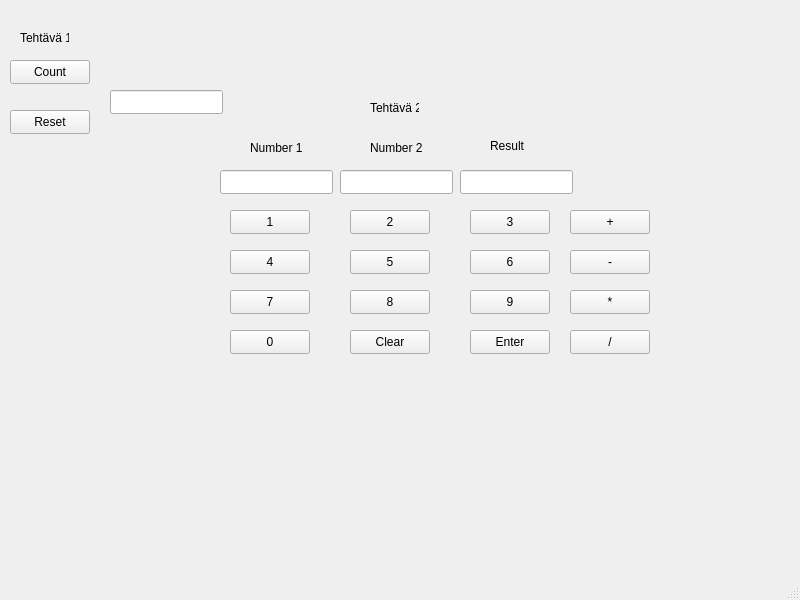
<?xml version="1.0" encoding="UTF-8"?>
<ui version="4.0">
 <class>MainWindow</class>
 <widget class="QMainWindow" name="MainWindow">
  <property name="geometry">
   <rect>
    <x>0</x>
    <y>0</y>
    <width>800</width>
    <height>600</height>
   </rect>
  </property>
  <property name="windowTitle">
   <string>MainWindow</string>
  </property>
  <widget class="QWidget" name="centralwidget">
   <widget class="QPushButton" name="countButton">
    <property name="geometry">
     <rect>
      <x>10</x>
      <y>60</y>
      <width>80</width>
      <height>24</height>
     </rect>
    </property>
    <property name="text">
     <string>Count</string>
    </property>
   </widget>
   <widget class="QPushButton" name="resetButton">
    <property name="geometry">
     <rect>
      <x>10</x>
      <y>110</y>
      <width>80</width>
      <height>24</height>
     </rect>
    </property>
    <property name="text">
     <string>Reset</string>
    </property>
   </widget>
   <widget class="QLineEdit" name="lineEdit">
    <property name="geometry">
     <rect>
      <x>110</x>
      <y>90</y>
      <width>113</width>
      <height>24</height>
     </rect>
    </property>
   </widget>
   <widget class="QLabel" name="Number1">
    <property name="geometry">
     <rect>
      <x>250</x>
      <y>140</y>
      <width>61</width>
      <height>16</height>
     </rect>
    </property>
    <property name="text">
     <string>Number 1</string>
    </property>
   </widget>
   <widget class="QLabel" name="label_2">
    <property name="geometry">
     <rect>
      <x>370</x>
      <y>140</y>
      <width>61</width>
      <height>16</height>
     </rect>
    </property>
    <property name="text">
     <string>Number 2</string>
    </property>
   </widget>
   <widget class="QLabel" name="label_3">
    <property name="geometry">
     <rect>
      <x>490</x>
      <y>130</y>
      <width>101</width>
      <height>31</height>
     </rect>
    </property>
    <property name="text">
     <string>Result</string>
    </property>
   </widget>
   <widget class="QLineEdit" name="num1">
    <property name="geometry">
     <rect>
      <x>220</x>
      <y>170</y>
      <width>113</width>
      <height>24</height>
     </rect>
    </property>
   </widget>
   <widget class="QLineEdit" name="num2">
    <property name="geometry">
     <rect>
      <x>340</x>
      <y>170</y>
      <width>113</width>
      <height>24</height>
     </rect>
    </property>
   </widget>
   <widget class="QLineEdit" name="result">
    <property name="geometry">
     <rect>
      <x>460</x>
      <y>170</y>
      <width>113</width>
      <height>24</height>
     </rect>
    </property>
   </widget>
   <widget class="QPushButton" name="N1">
    <property name="geometry">
     <rect>
      <x>230</x>
      <y>210</y>
      <width>80</width>
      <height>24</height>
     </rect>
    </property>
    <property name="text">
     <string>1</string>
    </property>
   </widget>
   <widget class="QPushButton" name="N2">
    <property name="geometry">
     <rect>
      <x>350</x>
      <y>210</y>
      <width>80</width>
      <height>24</height>
     </rect>
    </property>
    <property name="text">
     <string>2</string>
    </property>
   </widget>
   <widget class="QPushButton" name="N3">
    <property name="geometry">
     <rect>
      <x>470</x>
      <y>210</y>
      <width>80</width>
      <height>24</height>
     </rect>
    </property>
    <property name="text">
     <string>3</string>
    </property>
   </widget>
   <widget class="QPushButton" name="N4">
    <property name="geometry">
     <rect>
      <x>230</x>
      <y>250</y>
      <width>80</width>
      <height>24</height>
     </rect>
    </property>
    <property name="text">
     <string>4</string>
    </property>
   </widget>
   <widget class="QPushButton" name="N5">
    <property name="geometry">
     <rect>
      <x>350</x>
      <y>250</y>
      <width>80</width>
      <height>24</height>
     </rect>
    </property>
    <property name="text">
     <string>5</string>
    </property>
   </widget>
   <widget class="QPushButton" name="N6">
    <property name="geometry">
     <rect>
      <x>470</x>
      <y>250</y>
      <width>80</width>
      <height>24</height>
     </rect>
    </property>
    <property name="text">
     <string>6</string>
    </property>
   </widget>
   <widget class="QPushButton" name="N7">
    <property name="geometry">
     <rect>
      <x>230</x>
      <y>290</y>
      <width>80</width>
      <height>24</height>
     </rect>
    </property>
    <property name="text">
     <string>7</string>
    </property>
   </widget>
   <widget class="QPushButton" name="N8">
    <property name="geometry">
     <rect>
      <x>350</x>
      <y>290</y>
      <width>80</width>
      <height>24</height>
     </rect>
    </property>
    <property name="text">
     <string>8</string>
    </property>
   </widget>
   <widget class="QPushButton" name="N9">
    <property name="geometry">
     <rect>
      <x>470</x>
      <y>290</y>
      <width>80</width>
      <height>24</height>
     </rect>
    </property>
    <property name="text">
     <string>9</string>
    </property>
   </widget>
   <widget class="QPushButton" name="N0">
    <property name="geometry">
     <rect>
      <x>230</x>
      <y>330</y>
      <width>80</width>
      <height>24</height>
     </rect>
    </property>
    <property name="text">
     <string>0</string>
    </property>
   </widget>
   <widget class="QPushButton" name="add">
    <property name="geometry">
     <rect>
      <x>570</x>
      <y>210</y>
      <width>80</width>
      <height>24</height>
     </rect>
    </property>
    <property name="text">
     <string>+</string>
    </property>
   </widget>
   <widget class="QPushButton" name="sub">
    <property name="geometry">
     <rect>
      <x>570</x>
      <y>250</y>
      <width>80</width>
      <height>24</height>
     </rect>
    </property>
    <property name="text">
     <string>-</string>
    </property>
   </widget>
   <widget class="QPushButton" name="mul">
    <property name="geometry">
     <rect>
      <x>570</x>
      <y>290</y>
      <width>80</width>
      <height>24</height>
     </rect>
    </property>
    <property name="text">
     <string>*</string>
    </property>
   </widget>
   <widget class="QPushButton" name="div">
    <property name="geometry">
     <rect>
      <x>570</x>
      <y>330</y>
      <width>80</width>
      <height>24</height>
     </rect>
    </property>
    <property name="text">
     <string>/</string>
    </property>
   </widget>
   <widget class="QPushButton" name="enter">
    <property name="geometry">
     <rect>
      <x>470</x>
      <y>330</y>
      <width>80</width>
      <height>24</height>
     </rect>
    </property>
    <property name="text">
     <string>Enter</string>
    </property>
   </widget>
   <widget class="QPushButton" name="clear">
    <property name="geometry">
     <rect>
      <x>350</x>
      <y>330</y>
      <width>80</width>
      <height>24</height>
     </rect>
    </property>
    <property name="text">
     <string>Clear</string>
    </property>
   </widget>
   <widget class="QLabel" name="label">
    <property name="geometry">
     <rect>
      <x>20</x>
      <y>30</y>
      <width>49</width>
      <height>16</height>
     </rect>
    </property>
    <property name="text">
     <string>Tehtävä 1</string>
    </property>
   </widget>
   <widget class="QLabel" name="label_4">
    <property name="geometry">
     <rect>
      <x>370</x>
      <y>100</y>
      <width>49</width>
      <height>16</height>
     </rect>
    </property>
    <property name="text">
     <string>Tehtävä 2</string>
    </property>
   </widget>
  </widget>
  <widget class="QMenuBar" name="menubar">
   <property name="geometry">
    <rect>
     <x>0</x>
     <y>0</y>
     <width>800</width>
     <height>21</height>
    </rect>
   </property>
  </widget>
  <widget class="QStatusBar" name="statusbar"/>
 </widget>
 <resources/>
 <connections/>
</ui>
